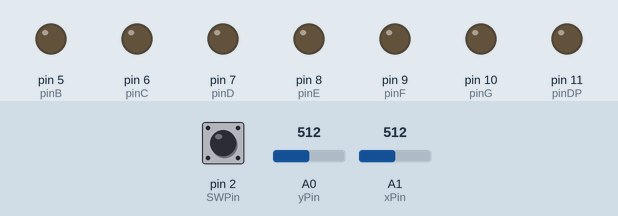
The sketch below on a simulated Arduino Uno, built with avr-gcc and run on an emulated ATmega328P. On the bench: output pins drawn as LEDs (lit = HIGH). Dashed ring = blinking. The inputs (shaded band) are chosen by the test bench; at power-on: A1 (xPin) = 512, pin 2 (SWPin) HIGH, A0 (yPin) = 512. Pins used as bus, display or sensor lines are not drawn.

Above: at 1.2 s.
1.3 s: A1 (xPin) set to 587
2.8 s: A1 (xPin) set to 611
At 3.44 s:
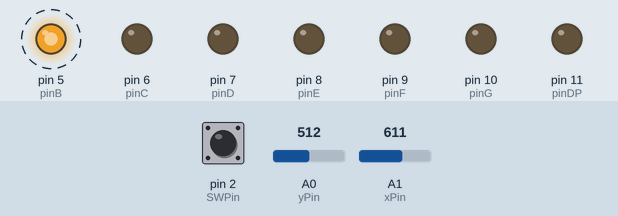
5.8 s: pin 2 (SWPin) pulled LOW for 1 s
At 8.24 s:
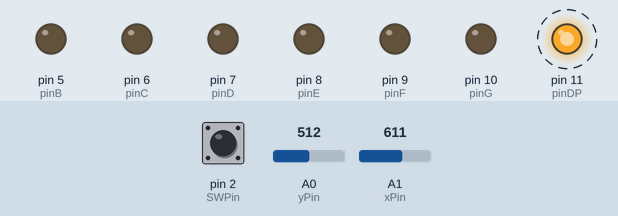
9.5 s: pin 2 (SWPin) pulled LOW for 0.15 s
Timing chart, 0 to 12.1 s (numbered marks = the images above; inputs shaded):
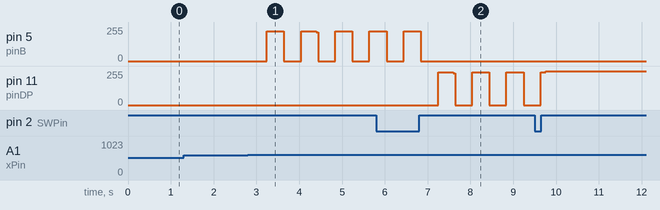

The sketch:

segmentWithJoystick.ino
```cpp
/* Pins */
// Joystick
const int xPin = A1;
const int yPin = A0;
const int SWPin = 2;

// 7 segment display
const int pinA = 4;
const int pinB = 5;
const int pinC = 6;
const int pinD = 7;
const int pinE = 8;
const int pinF = 9;
const int pinG = 10;
const int pinDP = 11;

const int segSize = 8;
const int segments[segSize] = {
  pinA,
  pinB,
  pinC,
  pinD,
  pinE,
  pinF,
  pinG,
  pinDP,
};
const int DPposition = 7;

// The current state of each led in 7 seg display
byte isLit[segSize] = { 0, 0, 0, 0, 0, 0, 0, 0 };

// Current position of the LED
int currentPosition = 0;
unsigned int previousBlinkTime = 0;
unsigned int blinkInterval = 400;
byte currentLedState = HIGH;

// For Joystick
bool joyMoved = false;
const int minThreshold = 400;
const int maxThreshold = 600;
byte lastSWValue = 1;
byte buttonState = 1;
unsigned long lastDebounceTime = 0;
unsigned int debounceInterval = 50;
unsigned long buttonPressedTime = 0;
unsigned long buttonReleasedTime = 0;
unsigned int longPressInterval = 500;


enum directions {
  up = 0,
  right = 1,
  down = 2,
  left = 3,
  neutral = 4
};
const int nrDirections = 5;
// the directions by index are up(0), right(1), down(2), left(3)
// later we move the cursor by this number in array
int movesMapped[segSize][nrDirections - 1] = {
  { 0,  1,  6,  5},
  {-1,  0,  1,  4},
  {-1,  5,  1,  2},
  { 3, -1,  0,  1},
  { 1, -2, -1,  0},
  {-5, -4, -1,  0},
  {-6, -5, -3, -1},
  {0,  0,  0, -5}
};

int currentState = 1;

void setup() {
  // Setup joystick pins
  pinMode(xPin, INPUT);
  pinMode(yPin, INPUT);
  pinMode(SWPin, INPUT_PULLUP);

  // Setup 7seg display pins
  for (int i = 0; i < segSize; i++) {
  	pinMode(segments[i], OUTPUT);
  }

  Serial.begin(9600);

}

void loop() {
  // Read potentiometers values
  int xValue = analogRead(xPin);
  int yValue = analogRead(yPin);

  // Read the button with debounce
  int SWValue = digitalRead(SWPin);
  if (SWValue != lastSWValue) {
    lastDebounceTime = millis();
  }
  if ((millis() - lastDebounceTime) > debounceInterval) {

    // if the button state is different from previous one
    if (SWValue != buttonState) {
      buttonState = SWValue;

      if (!buttonState) {
        buttonPressedTime = millis();
      } else {
        buttonReleasedTime = millis();

        if (buttonReleasedTime - buttonPressedTime >= longPressInterval) { // Long press
          if (currentState == 1) {
            resetDisplay();
          }
        } else { // Short press
          if (currentState == 1) {
            currentState = 2;
          } else {
            isLit[currentPosition] = currentLedState;
            currentState = 1;
          }
        }
      }

    }
  }

  if (currentState == 1) {
    movingPositionsState(xValue, yValue);
  }
  if (currentState == 2) {
    selectLedState(xValue);
  }

  lastSWValue = SWValue;
}

void movingPositionsState(int xValue, int yValue) {
  int direction = getDirection(xValue, yValue);
  if (direction != neutral) {
    move(direction);
  }
  displayLitLeds(isLit);
  blinkCurrentPos();
}

int getDirection(int xValue, int yValue) {
  if (!joyMoved && yValue > maxThreshold) {
    joyMoved = true;
    return up;
  }
  if (!joyMoved && xValue > maxThreshold) {
    joyMoved = true;
    return right;
  }
  if (!joyMoved && yValue < minThreshold) {
    joyMoved = true;
    return down;
  }
  if (!joyMoved && xValue < minThreshold) {
    joyMoved = true;
    return left;
  }
  bool xIsNeutral = xValue >= minThreshold && xValue <= maxThreshold;
  bool yIsNeutral = yValue >= minThreshold && yValue <= maxThreshold;
  if (xIsNeutral && yIsNeutral) {
    joyMoved = false;
  }
  return neutral;
}

void move(int direction) {
  currentPosition += movesMapped[currentPosition][direction];
}

void displayLitLeds(byte isLit[segSize]) {
  for (int index = 0; index < segSize; index++ ) {
    digitalWrite(segments[index], isLit[index]);
  }
}

void blinkCurrentPos() {
  if (millis() - previousBlinkTime >= blinkInterval) {
    currentLedState = !currentLedState;
    previousBlinkTime = millis();
  }
  digitalWrite(segments[currentPosition], currentLedState);
}

void selectLedState(int xValue) {
  int direction = getDirection(xValue, xValue);
  if (direction != 4 ) {
    currentLedState = !currentLedState;
  }
  digitalWrite(segments[currentPosition], currentLedState);
}

void resetDisplay() {
  for (int index = 0; index < segSize; index++) {
    isLit[index] = 0;
  }
  currentPosition = DPposition;
}
```

Measured:
- the behaviour switches between 600 and 601 on A1 (xPin) (found by bisection; images 0 and 1)
- after the input at 1.3 s, every drawn part: stays the same
- after the input at 2.8 s, pin 5 (pinB): alternates 222/255 for 0.40 s and 0/255 for 0.40 s, starting after 0.44 s
- after the input at 5.8 s, pin 5 (pinB): goes on until 6.8 s, then stays 0/255; pin 11 (pinDP): alternates 247/255 for 0.40 s and 0/255 for 0.42 s, starting after 1.4 s
